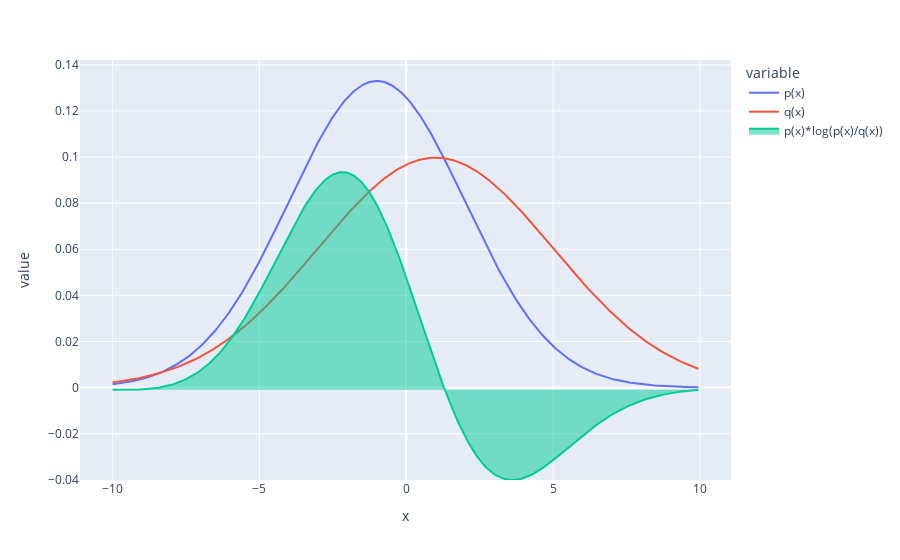

This figure's notebook cell:
### Markdown cell above
Visualization of the Kullback-Leibler Divergence. The KL-divergence is the area under the green curve:

### Code cell
ax=px.line(x=x,y=[dist1,dist2],labels=["p(x)","q(x)"])
ax.add_scatter(x=x,y=klsing,fill="tozerox",opacity=0.2)
ax['data'][0]['name']="p(x)"
ax['data'][1]['name']="q(x)"
ax['data'][2]['name']="p(x)*log(p(x)/q(x))"
ax.show()

### Figure 1 — Plotly figure (JSON) as saved in the notebook; plotly's stock layout.template omitted (floating-point values rounded to 4 significant figures; data arrays with more than 128 entries replaced by an {"elided": "..."} marker saying what was removed)
{"data": [{"hovertemplate": "variable=wide_variable_0<br>x=%{x}<br>value=%{y}<extra></extra>", "legendgroup": "wide_variable_0", "line": {"color": "#636efa", "dash": "solid"}, "marker": {"symbol": "circle"}, "mode": "lines", "name": "p(x)", "orientation": "v", "showlegend": true, "type": "scatter", "x": {"elided": "400 float values"}, "xaxis": "x", "y": {"elided": "400 float values"}, "yaxis": "y"}, {"hovertemplate": "variable=wide_variable_1<br>x=%{x}<br>value=%{y}<extra></extra>", "legendgroup": "wide_variable_1", "line": {"color": "#EF553B", "dash": "solid"}, "marker": {"symbol": "circle"}, "mode": "lines", "name": "q(x)", "orientation": "v", "showlegend": true, "type": "scatter", "x": {"elided": "400 float values"}, "xaxis": "x", "y": {"elided": "400 float values"}, "yaxis": "y"}, {"fill": "tozerox", "name": "p(x)*log(p(x)/q(x))", "opacity": 0.2, "type": "scatter", "x": {"elided": "400 float values"}, "y": {"elided": "400 float values"}}], "layout": {"legend": {"title": {"text": "variable"}, "tracegroupgap": 0}, "margin": {"t": 60}, "xaxis": {"anchor": "y", "domain": [0, 1], "title": {"text": "x"}}, "yaxis": {"anchor": "x", "domain": [0, 1], "title": {"text": "value"}}}}
